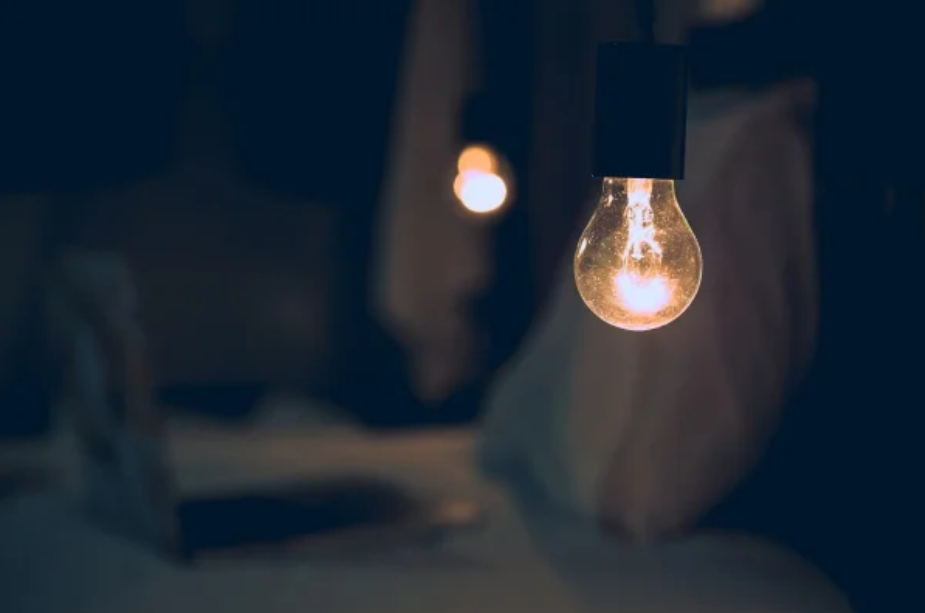
#> input picture image/1.png, 925 x 613 px; the run also reads 1 picture not shown here
$ jupyter execute --allow-errors Operaciones.ipynb
#> lines starting #> are read from the running program, lines starting #| are printed output that depends on the picture; after the words box and inside, x2 and y2 are one past the last pixel; in counts of white or black regions, pixels touching at a corner belong together
#> further down, img is the input picture: shape (613, 925, 3); mean B, G, R 50.6, 39.8, 29.8
#> pass 2 of the loop `for i in range(len(imagenes)):`:
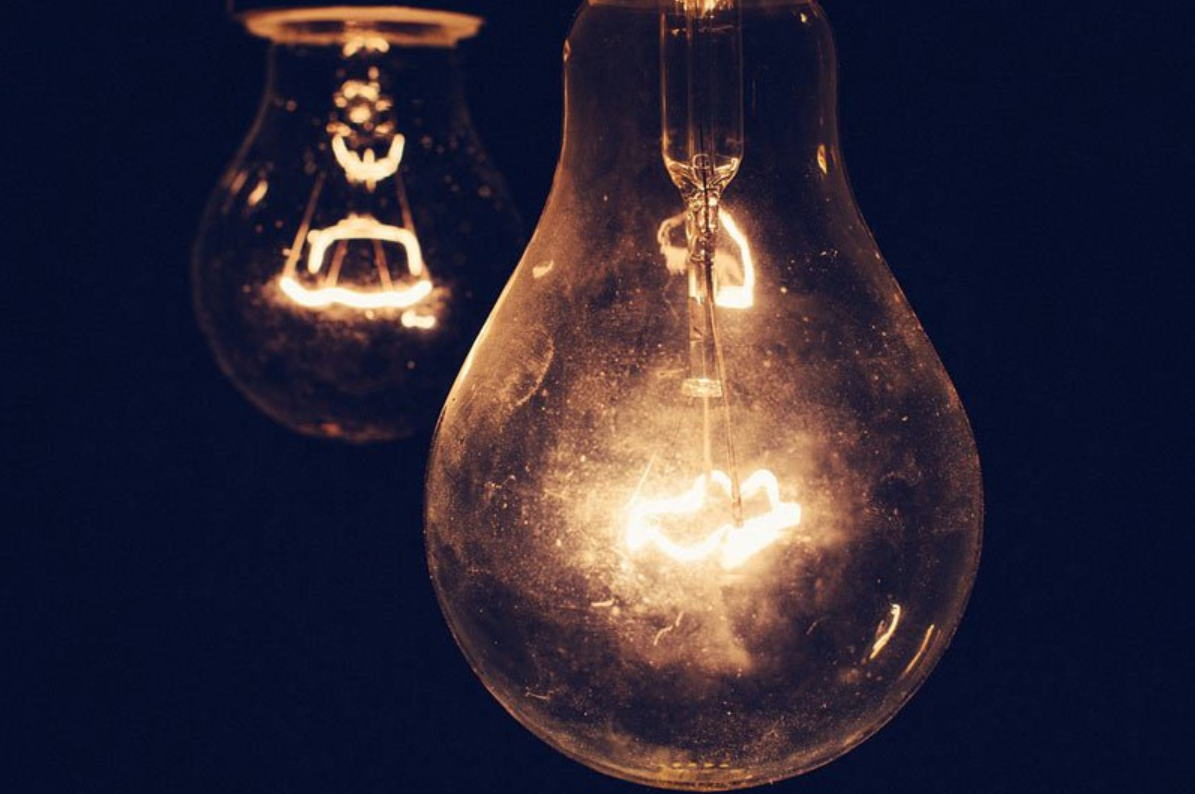
#> input picture image/2.png, 1195 x 794 px
#> img is the input picture: shape (794, 1195, 3); mean B, G, R 54.4, 40, 47.4
#> img_rgb: shape (794, 1195, 3)
#> gray_img: shape (794, 1195)
#> pass 3 of the loop `for i in range(len(imagenes)):`:
#> `_, binary_img = cv2.threshold(img, 128, 255, cv2.THRESH_BINARY)`:
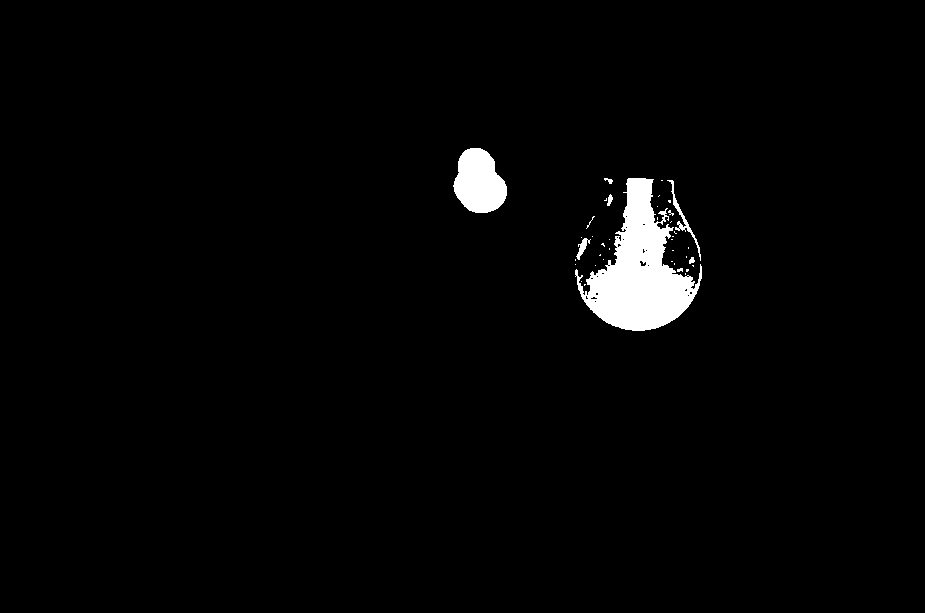
#> binary_img: shape (613, 925); 2.2% white; 40 white regions (33 under 20 px), largest, box (x1, y1, x2, y2) and area: (575, 178, 702, 331) 9161, (453, 148, 507, 213) 2550, (667, 180, 701, 261) 294
#> pass 2 of the loop `for i in range(len(imagenes)):`:
#> pass 3 of the loop `for i in range(len(imagenes)):`:
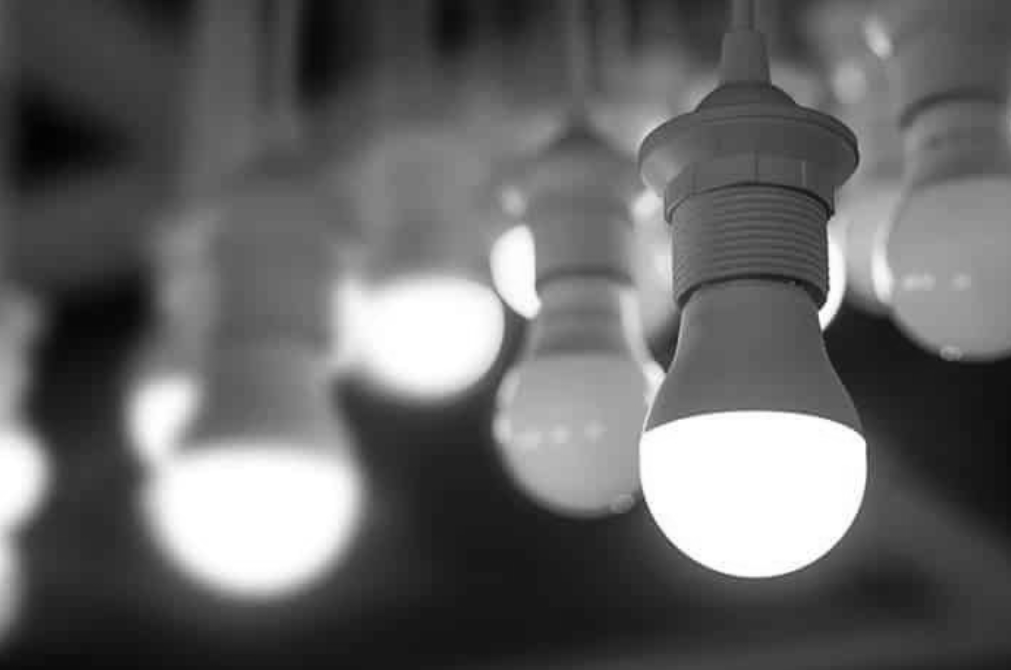
#> input picture image/resultados/operaciones/gris/imagenes-gris3.png, 1011 x 670 px
#> img is the input picture: shape (670, 1011); min 3, max 255, mean 101.8
#> `_, binary_img = cv2.threshold(img, 128, 255, cv2.THRESH_BINARY)`:
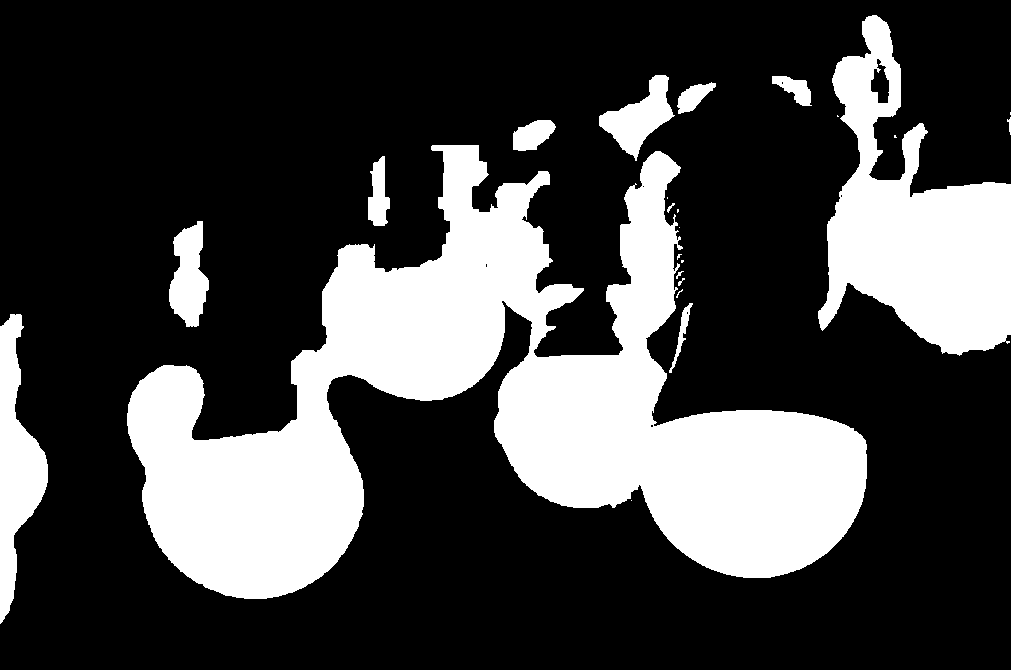
#> binary_img: shape (670, 1011); 27% white; 24 white regions (10 under 20 px), largest, box (x1, y1, x2, y2) and area: (127, 145, 867, 599) 133768, (818, 15, 1011, 356) 32460, (0, 314, 48, 624) 7297
#> `resized_img = cv2.resize(img, (5000, 5000))`:
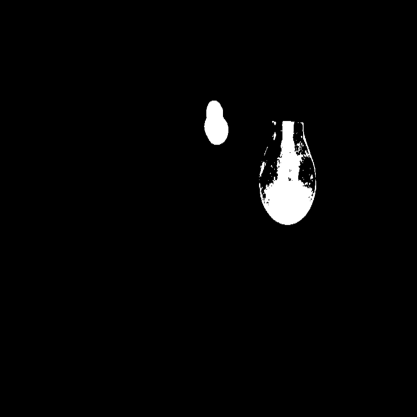
#> resized_img: shape (5000, 5000, 3) (shown at 1/12 size); min 0, max 255, mean 5.6
#> pass 2 of the loop `for i in range(len(imagenes)):`:
#> pass 3 of the loop `for i in range(len(imagenes)):`:
#> pass 2 of the loop `for i in range(len(imagenes)):`:
#> rotated_img: shape (794, 1195, 3)
#> pass 3 of the loop `for i in range(len(imagenes)):`:
#> `rotated_img = cv2.warpAffine(img, M, (w, h))`:
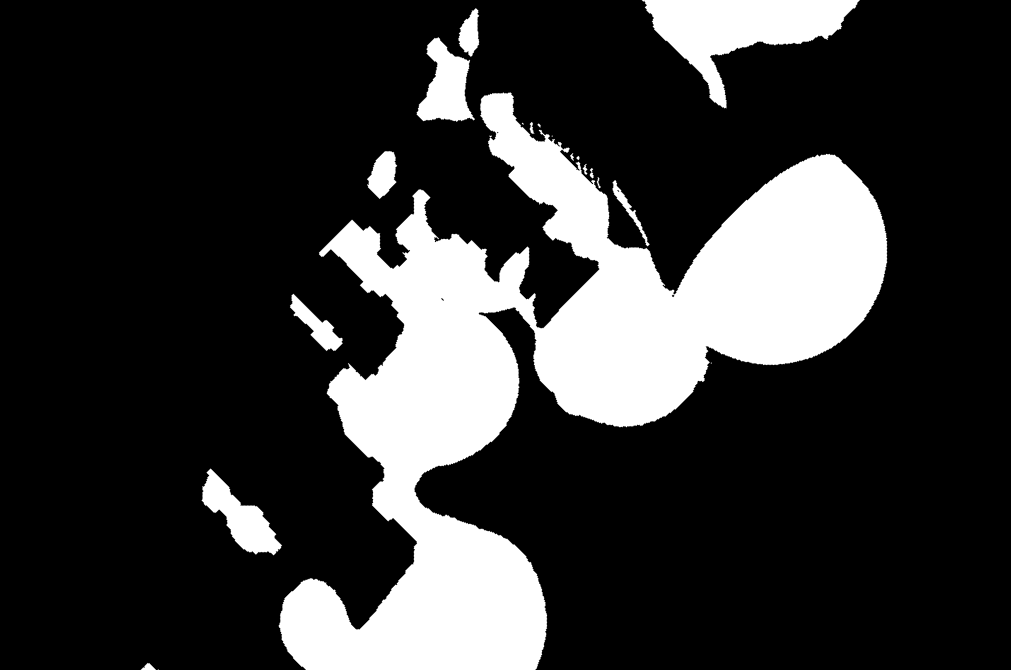
#> rotated_img: shape (670, 1011, 3); min 0, max 255, mean 53.9
# 1. Convertir de RGB a escala de Grises

[cell 1]
import cv2
import matplotlib.pyplot as plt

# Cargar las imagenes en color
imagenes = ['../image/1.png', '../image/2.png', '../image/3.png ', '../image/4.png']

#> (the rest of this cell did not finish here and is left out)

# 2. Convertir a Blanco y Negro (Binaria)

[cell 2]
import cv2

# Cargar las imagenes en escala de grises
imagenes = [
    '../image/resultados/operaciones/gris/imagenes-gris1.png',
    '../image/resultados/operaciones/gris/imagenes-gris2.png',
    '../image/resultados/operaciones/gris/imagenes-gris3.png',
    '../image/resultados/operaciones/gris/imagenes-gris4.png'
]

#> (the rest of this cell did not finish here and is left out)

# 3. Cambiar de Tamaño (Reducción o Amplificación)

[cell 3]
import cv2


# Cargar las imagenes binarizadas
imagenes = [
    '../image/resultados/operaciones/binaria/imagenes-binaria1.png',
    '../image/resultados/operaciones/binaria/imagenes-binaria2.png',
    '../image/resultados/operaciones/binaria/imagenes-binaria3.png',
    '../image/resultados/operaciones/binaria/imagenes-binaria4.png'
]


#> (the rest of this cell did not finish here and is left out)

# 4. Operaciones Geométricas: Rotación

[cell 4]
import cv2


# Cargar las imagenes binarizadas
imagenes = [
    '../image/resultados/operaciones/binaria/imagenes-binaria1.png',
    '../image/resultados/operaciones/binaria/imagenes-binaria2.png',
    '../image/resultados/operaciones/binaria/imagenes-binaria3.png',
    '../image/resultados/operaciones/binaria/imagenes-binaria4.png'
]


#> (the rest of this cell did not finish here and is left out)

# 5. Operaciones Aritméticas: Suma, Resta, Multiplicación y División

[cell 5]
import cv2
import matplotlib.pyplot as plt

# Lista de imágenes
imagenes = ['../image/1.png', '../image/2.png', '../image/3.png', '../image/4.png']
#> imagenes = ['../image/1.png', '../image/2.png', '../image/3.png', '../image/4.png']

# Procesar en pares (1-2 y 3-4)
pares = [(imagenes[0], imagenes[1]), (imagenes[2], imagenes[3])]
#> pares = [('../image/1.png', '../image/2.png'), ('../image/3.png', '../image/4.png')]
#> `img2 = cv2.resize(img2, (img1.shape[1], img1.shape[0]))`:
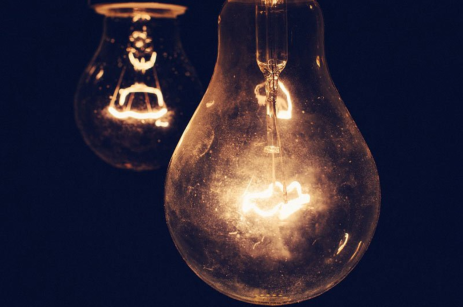
#> img2: shape (613, 925, 3) (shown at 1/2 size); mean B, G, R 54.4, 39.9, 47.3
#> `sum_img  = cv2.add(img1, img2)`:
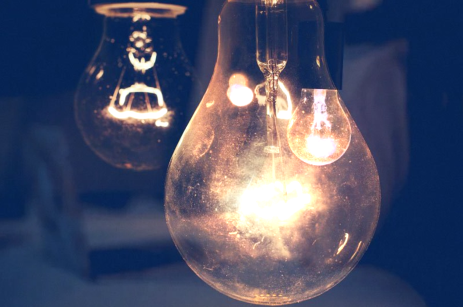
#> sum_img: shape (613, 925, 3) (shown at 1/2 size); mean B, G, R 104.2, 78.8, 74.6
#> `mult_img = cv2.multiply(img1, img2)`:
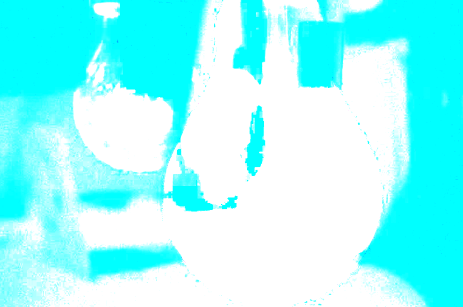
#> mult_img: shape (613, 925, 3) (shown at 1/2 size); mean B, G, R 255, 255, 148.3
#> `plt.show()`:
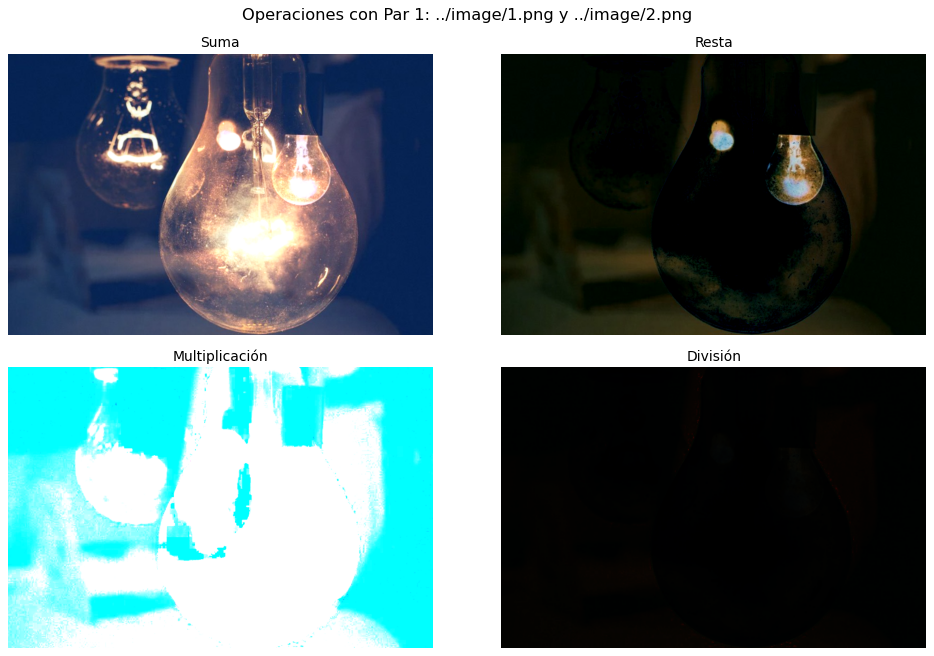
#> figure drawn by matplotlib, 4 panels
#> pass 2 of the loop `for idx, (imgA_path, imgB_path) in enumerate(pares, start=1):`:
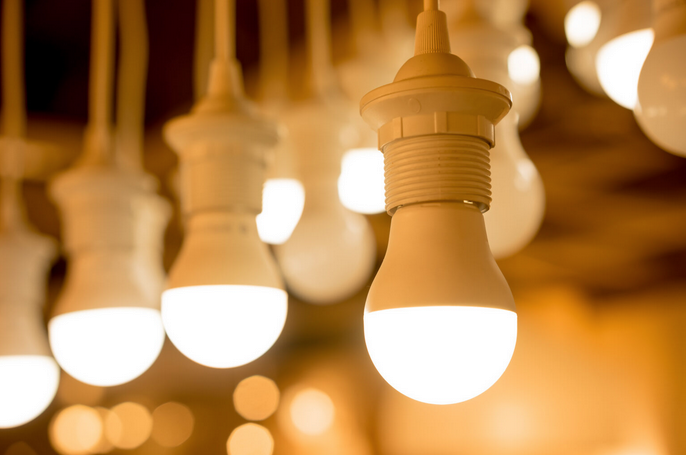
#> input picture image/4.png, 686 x 455 px
#> img2 is the input picture: shape (455, 686, 3); mean B, G, R 76, 132.8, 182.7

#> (the rest of this cell did not finish here and is left out)

# 6. Operaciones Lógicas: AND, OR, NOT

[cell 6]
import cv2
import matplotlib.pyplot as plt

# Lista de imágenes
imagenes = ['../image/1.png', '../image/2.png', '../image/3.png', '../image/4.png']

# Procesar en pares (1-2 y 3-4)
pares = [(imagenes[0], imagenes[1]), (imagenes[2], imagenes[3])]

for idx, (imgA_path, imgB_path) in enumerate(pares, start=1):
    # Cargar imágenes en escala de grises (más claro para operaciones lógicas)
    img1 = cv2.imread(imgA_path, cv2.IMREAD_GRAYSCALE)
    img2 = cv2.imread(imgB_path, cv2.IMREAD_GRAYSCALE)
#> img2: shape (794, 1195)

    if img1 is None or img2 is None:
        print(f"⚠️ No se pudo cargar alguna imagen del par {idx}")
        continue

    # Redimensionar img2 al tamaño de img1
    img2 = cv2.resize(img2, (img1.shape[1], img1.shape[0]))
#> img2: shape (613, 925)

    # Operaciones lógicas
    and_img = cv2.bitwise_and(img1, img2)
    or_img  = cv2.bitwise_or(img1, img2)
    xor_img = cv2.bitwise_xor(img1, img2)
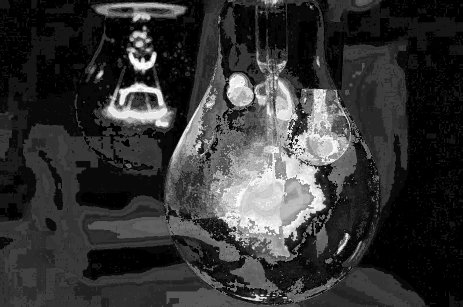
#> xor_img: shape (613, 925) (shown at 1/2 size); min 0, max 255, mean 52.2
    not_img = cv2.bitwise_not(img1)   # Ejemplo: negación solo de la primera
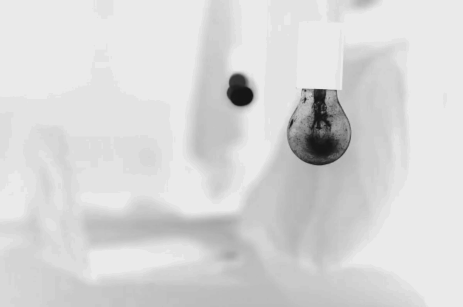
#> not_img: shape (613, 925) (shown at 1/2 size); min 17, max 234, mean 215.1

    # Mostrar resultados
    fig, axes = plt.subplots(2, 2, figsize=(12, 8))
    fig.suptitle(f"Operaciones Lógicas con Par {idx}: {imgA_path} y {imgB_path}", fontsize=14)

    axes[0][0].imshow(and_img, cmap='gray')
    axes[0][0].set_title("AND")
    axes[0][0].axis('off')

    axes[0][1].imshow(or_img, cmap='gray')
    axes[0][1].set_title("OR")
    axes[0][1].axis('off')

    axes[1][0].imshow(xor_img, cmap='gray')
    axes[1][0].set_title("XOR")
    axes[1][0].axis('off')

    axes[1][1].imshow(not_img, cmap='gray')
    axes[1][1].set_title("NOT (img1)")
    axes[1][1].axis('off')

    plt.tight_layout()
    plt.show()

    # Guardar resultados
    output_dir = "../image/resultados/operaciones/logicas/"
    cv2.imwrite(output_dir + f"imagenes-and-par{idx}.png", and_img)
    cv2.imwrite(output_dir + f"imagenes-or-par{idx}.png", or_img)
    cv2.imwrite(output_dir + f"imagenes-xor-par{idx}.png", xor_img)
    cv2.imwrite(output_dir + f"imagenes-not-par{idx}.png", not_img)
#> pass 2 of the loop `for idx, (imgA_path, imgB_path) in enumerate(pares, start=1):`:
#> `img2 = cv2.imread(imgB_path, cv2.IMREAD_GRAYSCALE)`:
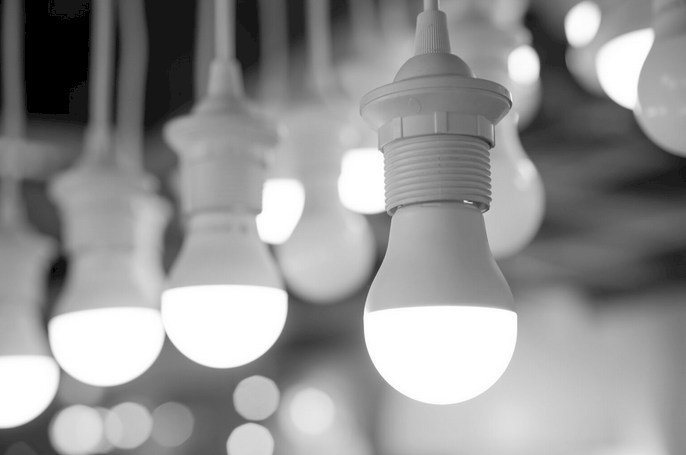
#> img2: shape (455, 686); min 0, max 255, mean 147.6
